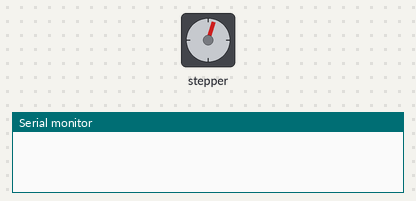
This sketch was run on a simulated Arduino Uno, built with avr-gcc and run on an emulated ATmega328P. Shown: stepper motor, the last lines printed to the serial monitor. Stepper angles assume 200 steps per turn.

Above: at 0.15 s.
At 4.6 s:
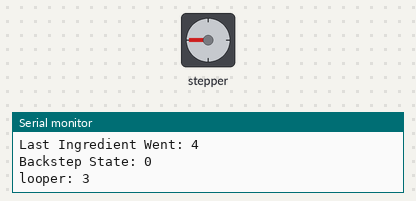
At 6.6 s:
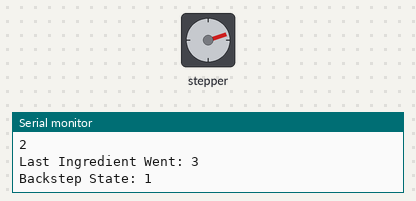
At 8.6 s:
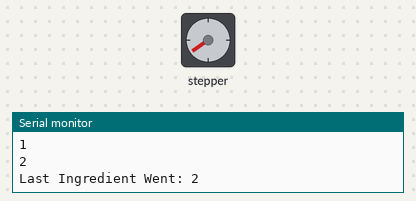
Timing chart, 0 to 10.1 s (numbered marks = the images above):
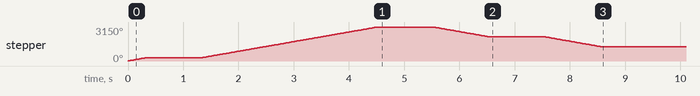

Measured:
- by itself, stepper: turns 315° clockwise in 0.35 s, then 2835° clockwise in 3.2 s, then 918° counter-clockwise in 1.0 s, then 918° counter-clockwise in 1.0 s

The sketch:

MixinsArduino.ino
```cpp
/*
 Stepper Motor Control - one revolution

 This program drives a unipolar or bipolar stepper motor.
 The motor is attached to digital pins 8 - 11 of the Arduino.

 The motor should revolve one revolution in one direction, then
 one revolution in the other direction.


 Created 11 Mar. 2007
 Modified 30 Nov. 2009
 by Tom Igoe

 */

#include <Stepper.h>
//typedef int bool;
//#define true 1
//#define false 0

const int stepsPerRevolution = 200;  // change this to fit the number of steps per revolution
// for your motor

// initialize the stepper library on pins 8 through 11:
Stepper myStepper(stepsPerRevolution, 8,9,10,11);
const int bottle_1 = 1;
const int bottle_2 = 2;
const int bottle_3 = 3;
const int bottle_4 = 4;
const int bottle_5 = 5;
const int bottle_6 = 6;
int i=0;
int order[] = {
  1,4,3,2};
int orderSize = sizeof(order)/sizeof(order[6]);
int stepMultiplier = 0;
int lastIngredientWent = 0;
int looper = 0;
int wineloop = 0;
boolean backstep = false;
void setup() {
  // set the speed at 60 rpm:
  myStepper.setSpeed(150);
  // initialize the serial port:
  Serial.begin(9600);
}

void loop() {
  // step one revolution  in one direction:
  //Serial.println("clockwise");

  for(i;i<orderSize;i++)
  {
    if(order[i] == bottle_1) //ingredient 1
    {
      if(lastIngredientWent == 0)
      {
         stepMultiplier = stepsPerRevolution;
         looper = 0;
         backstep = false;
      }

      else
      {
        if(lastIngredientWent > bottle_1) //backward rotation
        {
          rotateComputation(backstep,bottle_1);
          backstep = true;
        }
        else //forward rotation
        {
          rotateComputation(backstep,bottle_1);
          backstep = false;
        }

      }
       lastIngredientWent = order[i];
    }

    else if(order[i] == bottle_2)//ingredient 2
    {
      if(lastIngredientWent == 0)
      {
        stepMultiplier = 2*stepsPerRevolution;
        looper = 1;
        backstep = false;
      }
      else
      {
        if(lastIngredientWent > bottle_2) //backward rotation
        {
           rotateComputation(backstep,bottle_2);
           backstep = true;
        }

        else //forward rotation
        {
          rotateComputation(backstep,bottle_2);
          backstep = false;
        }

      }
      lastIngredientWent = order[i];
    }

    else if(order[i] == bottle_3)//ingredient 3
    {
      if(lastIngredientWent == 0)
      {
        looper = 2;
        stepMultiplier =3*stepsPerRevolution;
        backstep = false;
      }
      else
      {
        if(lastIngredientWent > bottle_3) //backward rotation
        {
           rotateComputation(backstep,bottle_3);
           backstep = true;
        }

        else //forward rotation
        {
          rotateComputation(backstep,bottle_3);
          backstep = false;
        }
      }
      lastIngredientWent = order[i];
    }

    else if(order[i] == bottle_4)
    {
      if(lastIngredientWent == 0)
      {
        looper = 3;
        stepMultiplier = 4*stepsPerRevolution;
        backstep = false;
      }
      else
      {
        if(lastIngredientWent > bottle_4) //backward rotation
        {
           rotateComputation(backstep,bottle_4);
           backstep = true;
        }

        else //forward rotation
        {
          rotateComputation(backstep,bottle_4);
          backstep = false;
        }
      }
      lastIngredientWent = order[i];
    }

    else if(order[i] == bottle_5)
    {
      if(lastIngredientWent == 0)
      {
       looper = 4;
       stepMultiplier = 5*stepsPerRevolution;
       backstep = false;
      }
      else
      {
        if(lastIngredientWent > bottle_5) //backward rotation
        {
           rotateComputation(backstep,bottle_5);
           backstep = true;
        }

        else //forward rotation
        {
          rotateComputation(backstep,bottle_5);
          backstep = false;
        }
      }
      lastIngredientWent = order[i];
    }

    else if(order[i] == bottle_6)
    {
      if(lastIngredientWent == 0)
      {
       looper = 5;
       stepMultiplier = 6*stepsPerRevolution;
       backstep = false;
      }
      else
      {
        if(lastIngredientWent > bottle_6) //backward rotation
        {
           rotateComputation(backstep,bottle_6);
           backstep = true;
        }

        else //forward rotation
        {
          rotateComputation(backstep,bottle_6);
          backstep = false;
        }
      }
      lastIngredientWent = order[i];
    }

    for(wineloop;wineloop<(looper*2)+1;wineloop++)
    {
        /*
         * Step has been reversed since the
         * placement position of motor is
         * reversed
         */
        if(backstep == true)
        {

           myStepper.step(-stepsPerRevolution+30);
        }

        else
        {
            if(order[i]==1)
              myStepper.step(stepsPerRevolution-25);
            else
              myStepper.step(stepsPerRevolution+25);

        }
        Serial.println(wineloop);
    }

      Serial.print("Last Ingredient Went: ");
      Serial.println(lastIngredientWent);
      Serial.print("Backstep State: ");
      Serial.println(backstep);
      Serial.print("looper: ");
      Serial.println(looper);
      delay(1000);
    looper = 0;
    wineloop = 0;
    //End of For Loop
  }
  lastIngredientWent = 0;
  //End of main
}

void rotateComputation(boolean bstep,int bottle)
{
  if(bstep == true)
    stepMultiplier = (stepsPerRevolution * (lastIngredientWent - bottle));
  else
    stepMultiplier = (stepsPerRevolution * (bottle - lastIngredientWent));

  looper = stepMultiplier / stepsPerRevolution;

  if(looper < 0)
      looper = looper * (-1);
}
```
